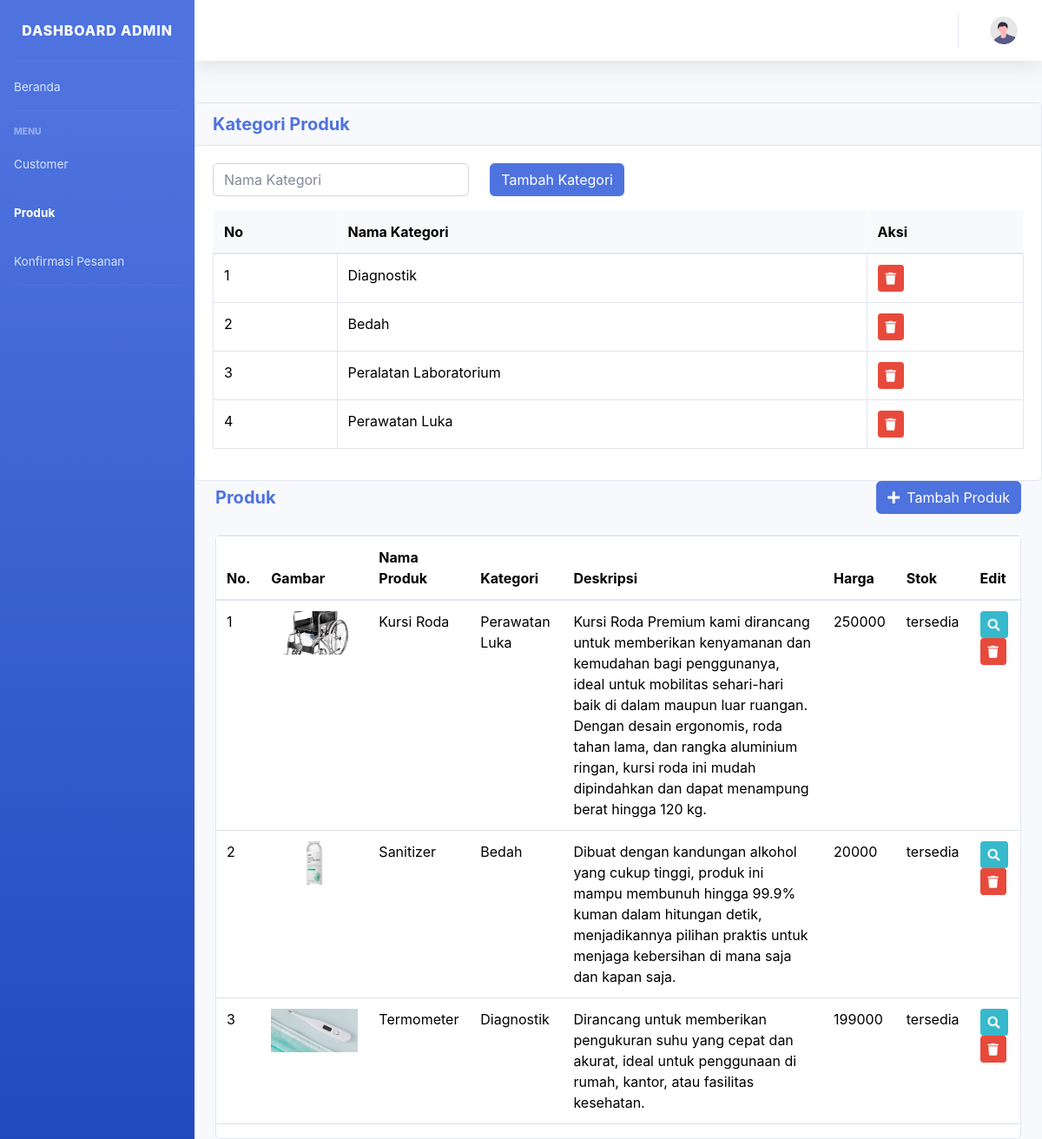
The app's page /admin/produk.php with its own data.
### tables this page shows
CREATE TABLE `kategori` (
  `id_kategori` int(11) NOT NULL,
  `nama_kategori` varchar(255) DEFAULT NULL
);

CREATE TABLE `produk` (
  `id` int(11) NOT NULL,
  `id_kategori` int(11) NOT NULL,
  `nama` varchar(255) NOT NULL,
  `harga` double NOT NULL,
  `foto` varchar(255) DEFAULT NULL,
  `detail` text DEFAULT NULL,
  `stok` enum('tersedia','habis') DEFAULT 'tersedia'
);

### admin/produk.php (the view, shortened to what this page needs)
<?php
include '../koneksi.php';
$query = mysqli_query($conn, "SELECT a.*, b.nama_kategori AS nama_kategori FROM produk a JOIN kategori b ON a.id_kategori=b.id_kategori");
$jumlahproduk = mysqli_num_rows($query);
?>
<!DOCTYPE html>
<html lang="en">
<head>
    <link href="vendor/fontawesome-free/css/all.min.css" rel="stylesheet" />
    <link href="https://cdn.jsdelivr.net/npm/bootstrap@5.3.3/dist/css/bootstrap.min.css" rel="stylesheet">
    <link href="css/sb-admin-2.min.css" rel="stylesheet" />
</head>
<body id="page-top">
    <div id="wrapper">
    <ul class="navbar-nav bg-gradient-primary sidebar sidebar-dark accordion" id="accordionSidebar">
      <a class="sidebar-brand d-flex align-items-center justify-content-center" href="index.php">
        <div class="sidebar-brand-text mx-1">Dashboard Admin</div>
      </a>
      <hr class="sidebar-divider my-0" />
      <li class="nav-item">
        <a class="nav-link" href="index.php"><span>Beranda</span></a>
      </li>
      <hr class="sidebar-divider" />
      <div class="sidebar-heading">Menu</div>
      <li class="nav-item"><a class="nav-link" href="customer.php"><span>Customer</span></a></li>
      <li class="nav-item active"><a class="nav-link" href="produk.php"><span>Produk</span></a></li>
      <li class="nav-item"><a class="nav-link" href="konfirmasi.php"><span>Konfirmasi Pesanan</span></a></li>
      <hr class="sidebar-divider d-none d-md-block" />
    </ul>
        <div id="content-wrapper" class="d-flex flex-column">
            <div id="content">
                <nav class="navbar navbar-expand navbar-light bg-white topbar mb-4 static-top shadow">
                    <ul class="navbar-nav ml-auto">
                        <li class="nav-item dropdown no-arrow">
                            <a class="nav-link dropdown-toggle" href="#" role="button">
                                <img class="img-profile rounded-circle" src="img/undraw_profile.svg" />
                            </a>
                        </li>
                    </ul>
                </nav>
                <div class="card mt-5">
                    <div class="card-header">
                        <h5 class="m-0 font-weight-bold text-primary">Kategori Produk</h5>
                    </div>
                    <div class="card-body">
                        <form method="post" class="mb-3">
                            <div class="row">
                                <div class="col-md-4">
                                    <input type="text" name="nama_kategori" class="form-control" placeholder="Nama Kategori" required>
                                </div>
                                <div class="col-md-3">
                                    <button type="submit" name="addkategori" class="btn btn-primary">Tambah Kategori</button>
                                </div>
                            </div>
                        </form>
                        <div class="table-responsive">
                            <table class="table table-bordered">
                                <thead class="table-light">
                                    <tr>
                                        <th>No</th>
                                        <th>Nama Kategori</th>
                                        <th>Aksi</th>
                                    </tr>
                                </thead>
                                <tbody>
                                    <?php
                                    $no = 1;
                                    $resultKategori = mysqli_query($conn, "SELECT * FROM kategori");
                                    if (mysqli_num_rows($resultKategori) == 0) {
                                        echo "<tr><td colspan='3' class='text-center'>Belum ada kategori</td></tr>";
                                    } else {
                                        while ($row = mysqli_fetch_assoc($resultKategori)) {
                                            echo "<tr>
                                                <td>$no</td>
                                                <td>{$row['nama_kategori']}</td>
                                                <td>
                                                    <a href='produk.php?delete_kategori={$row['id_kategori']}' onclick=\"return confirm('Yakin hapus kategori ini?')\" class='btn btn-danger btn-sm'>
                                                        <i class='fa fa-trash'></i>
                                                    </a>
                                                </td>
                                            </tr>";
                                            $no++;
                                        }
                                    }
                                    ?>
                                </tbody>
                            </table>
                        </div>
                    </div>
                </div>
                <div class="container-fluid">
                    <div class="d-sm-flex align-items-center justify-content-between mb-4">
                         <h5 class="m-0 font-weight-bold text-primary">Produk</h5>
                        <div>
                            <button type="button" class="btn btn-primary" data-bs-toggle="modal" data-bs-target="#modalTambahProduk"><i class="fa fa-plus mr-2"></i>Tambah Produk</button>
                        </div>
                    </div>
                    <div class="card mt-4">
                        <div class="table-responsive">
                            <table class="table">
                                <thead>
                                    <tr>
                                        <th>No.</th>
                                        <th>Gambar</th>
                                        <th>Nama Produk</th>
                                        <th>Kategori</th>
                                        <th>Deskripsi</th>
                                        <th>Harga</th>
                                        <th>Stok</th>
                                        <th>Edit</th>
                                    </tr>
                                </thead>
                                <tbody>
                                    <?php if ($jumlahproduk == 0) { ?>
                                        <tr><td colspan="8" class="text-center">Data produk tidak tersedia</td></tr>
                                    <?php } else {
                                        $no = 1;
                                        while ($data1 = mysqli_fetch_array($query)) { ?>
                                            <tr>
                                                <td><?php echo $no++ ?></td>
                                                <td><img src="../assets/image/<?php echo $data1['foto'] ?>" style="width:100px;height:50px;object-fit:cover"></td>
                                                <td><?php echo $data1['nama'] ?></td>
                                                <td><?php echo $data1['nama_kategori'] ?></td>
                                                <td><?php echo $data1['detail'] ?></td>
                                                <td><?php echo $data1['harga'] ?></td>
                                                <td><?php echo $data1['stok'] ?></td>
                                                <td>
                                                    <a href="edit-produk.php?p=<?php echo $data1['id'] ?>" class="btn btn-info btn-sm"><i class="fas fa-search"></i></a>
                                                    <a href="deleteproduk.php?id=<?php echo $data1['id'] ?>" class="btn btn-danger btn-sm"><i class="fas fa-trash"></i></a>
                                                </td>
                                            </tr>
                                    <?php } } ?>
                                </tbody>
                            </table>
                        </div>
                    </div>
                </div>
            </div>
        </div>
    </div>
</body>
</html>

### records on screen
kategori: nama_kategori "Diagnostik"
kategori: nama_kategori "Bedah"
kategori: nama_kategori "Peralatan Laboratorium"
kategori: nama_kategori "Perawatan Luka"
produk: foto (picture), nama "Kursi Roda", id_kategori.nama_kategori "Perawatan Luka", detail "Kursi Roda Premium kami dirancang untuk memberikan kenyamanan dan kemudahan bagi penggunanya, ideal untuk mobilitas sehari-hari baik di dalam maupun luar ruangan. Dengan desain ergonomis, roda tahan lama, dan rangka aluminium ringan, kursi roda ini mudah dipindahkan dan dapat menampung berat hingga 120 kg.", harga "250000", stok "tersedia"
produk: foto (picture), nama "Sanitizer", id_kategori.nama_kategori "Bedah", detail "Dibuat dengan kandungan alkohol yang cukup tinggi, produk ini mampu membunuh hingga 99.9% kuman dalam hitungan detik, menjadikannya pilihan praktis untuk menjaga kebersihan di mana saja dan kapan saja.", harga "20000", stok "tersedia"
produk: foto (picture), nama "Termometer", id_kategori.nama_kategori "Diagnostik", detail "Dirancang untuk memberikan pengukuran suhu yang cepat dan akurat, ideal untuk penggunaan di rumah, kantor, atau fasilitas kesehatan.", harga "199000", stok "tersedia"
